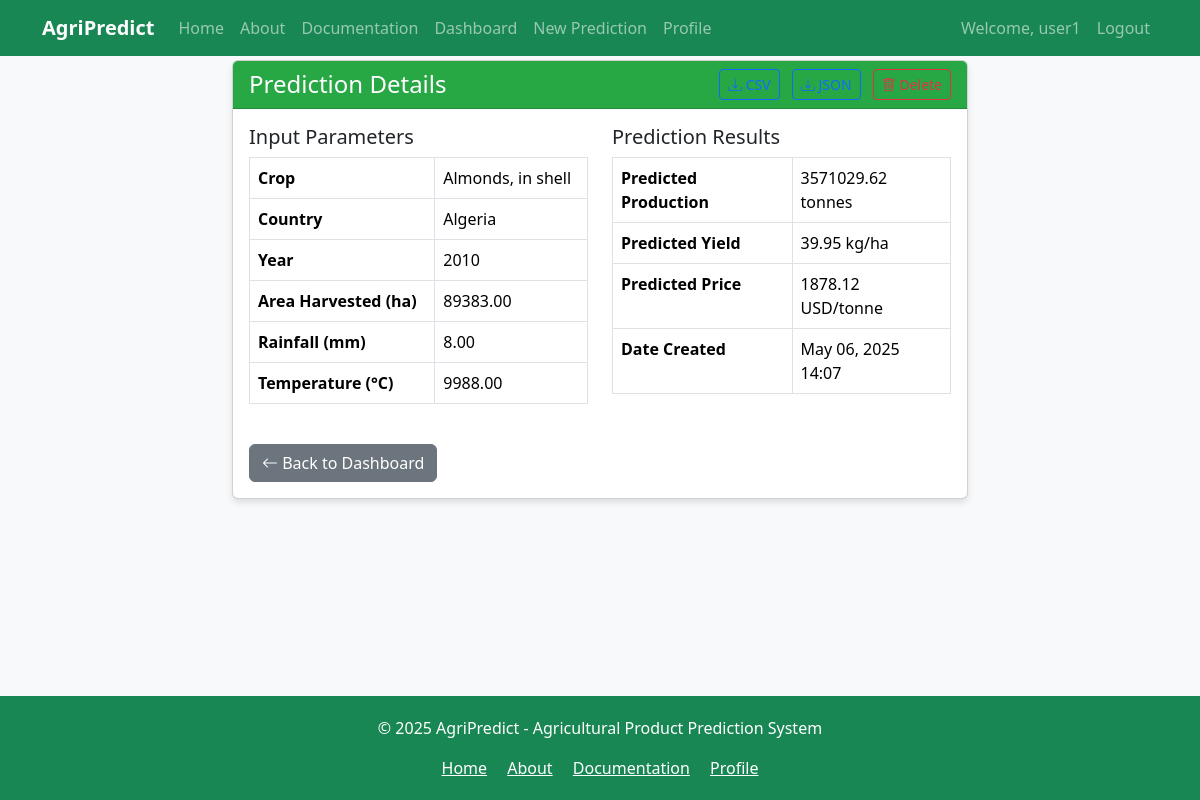
The app's page /predict/1/ (signed in) with its own data.
### core/models.py (models this page shows, shortened)
class AgriculturalData(models.Model):
    user = models.ForeignKey(User, on_delete=models.CASCADE)
    country = models.CharField(max_length=100)
    crop = models.CharField(max_length=100)
    year = models.IntegerField()
    area_harvested_ha = models.FloatField()
    production_tonnes = models.FloatField()  # Added missing field
    rainfall_mm = models.FloatField()
    temperature_c = models.FloatField()
    price_usd_per_tonne = models.FloatField()  # Added missing field
    policy_flag = models.CharField(max_length=50)
    transport_cost_usd = models.FloatField()
    demand_supply_gap = models.FloatField()
    productivity_index = models.FloatField(default=0)  # Added missing field
    predicted_production = models.FloatField(null=True, blank=True)
    predicted_yield = models.FloatField(null=True, blank=True)
    predicted_price = models.FloatField(null=True, blank=True)
    created_at = models.DateTimeField(auto_now_add=True)
    class Meta:
        verbose_name_plural = "Agricultural Data"
        ordering = ['-year', 'country']

### core/views.py (the view)
# urls.py: path('predict/<int:pk>/', views.prediction_detail, name='prediction_detail'),
@login_required
def prediction_detail(request, pk):
    prediction = get_object_or_404(AgriculturalData, pk=pk, user=request.user)
    return render(request, 'core/prediction_detail.html', {'prediction': prediction})

### core/templates/core/prediction_detail.html
{% extends 'core/base.html' %}
{% load django_bootstrap5 %}
{% block content %}
<div class="row justify-content-center">
    <div class="col-md-8">
        <div class="card">
            <div class="card-header d-flex justify-content-between align-items-center">
                <h4 class="mb-0">Prediction Details</h4>
                <div>
                    <a href="{% url 'export_prediction' pk=prediction.id format='csv' %}" class="btn btn-sm btn-outline-primary me-2">
                        <i class="bi bi-download"></i> CSV
                    </a>
                    <a href="{% url 'export_prediction' pk=prediction.id format='json' %}" class="btn btn-sm btn-outline-primary me-2">
                        <i class="bi bi-download"></i> JSON
                    </a>
                    <a href="{% url 'delete_prediction' pk=prediction.id %}" class="btn btn-sm btn-outline-danger">
                        <i class="bi bi-trash"></i> Delete
                    </a>
                </div>
            </div>
            <div class="card-body">
                <div class="row">
                    <div class="col-md-6">
                        <h5>Input Parameters</h5>
                        <table class="table table-bordered">
                            <tbody>
                                <tr>
                                    <th>Crop</th>
                                    <td>{{ prediction.crop }}</td>
                                </tr>
                                <tr>
                                    <th>Country</th>
                                    <td>{{ prediction.country }}</td>
                                </tr>
                                <tr>
                                    <th>Year</th>
                                    <td>{{ prediction.year }}</td>
                                </tr>
                                <tr>
                                    <th>Area Harvested (ha)</th>
                                    <td>{{ prediction.area_harvested_ha|floatformat:2 }}</td>
                                </tr>
                                <tr>
                                    <th>Rainfall (mm)</th>
                                    <td>{{ prediction.rainfall_mm|floatformat:2 }}</td>
                                </tr>
                                <tr>
                                    <th>Temperature (°C)</th>
                                    <td>{{ prediction.temperature_c|floatformat:2 }}</td>
                                </tr>
                            </tbody>
                        </table>
                    </div>
                    <div class="col-md-6">
                        <h5>Prediction Results</h5>
                        <table class="table table-bordered">
                            <tbody>
                                <tr>
                                    <th>Predicted Production</th>
                                    <td>{{ prediction.predicted_production|floatformat:2 }} tonnes</td>
                                </tr>
                                <tr>
                                    <th>Predicted Yield</th>
                                    <td>{{ prediction.predicted_yield|floatformat:2 }} kg/ha</td>
                                </tr>
                                <tr>
                                    <th>Predicted Price</th>
                                    <td>{{ prediction.predicted_price|floatformat:2 }} USD/tonne</td>
                                </tr>
                                <tr>
                                    <th>Date Created</th>
                                    <td>{{ prediction.created_at|date:"M d, Y H:i" }}</td>
                                </tr>
                            </tbody>
                        </table>
                    </div>
                </div>
                <div class="mt-4">
                    <a href="{% url 'dashboard' %}" class="btn btn-secondary">
                        <i class="bi bi-arrow-left"></i> Back to Dashboard
                    </a>
                </div>
            </div>
        </div>
    </div>
</div>
{% endblock %}

### core/templates/core/base.html (shortened to what this page needs)
<!DOCTYPE html>
<html lang="en">
<head>
    {% load django_bootstrap5 %}
    {% bootstrap_css %}
    <link rel="stylesheet" href="https://cdn.jsdelivr.net/npm/bootstrap-icons@1.10.0/font/bootstrap-icons.css">
</head>
<body>
    <nav class="navbar navbar-expand-lg navbar-dark bg-success fixed-top">
        <div class="container">
            <a class="navbar-brand" href="{% url 'home' %}">AgriPredict</a>
            <div class="collapse navbar-collapse" id="navbarNav">
                <ul class="navbar-nav me-auto">
                    <li class="nav-item">
                        <a class="nav-link" href="{% url 'home' %}">Home</a>
                    </li>
                    <li class="nav-item">
                        <a class="nav-link" href="{% url 'about' %}">About</a>
                    </li>
                    <li class="nav-item">
                        <a class="nav-link" href="{% url 'documentation' %}">Documentation</a>
                    </li>
                    {% if user.is_authenticated %}
                    <li class="nav-item">
                        <a class="nav-link" href="{% url 'dashboard' %}">Dashboard</a>
                    </li>
                    <li class="nav-item">
                        <a class="nav-link" href="{% url 'predict' %}">New Prediction</a>
                    </li>
                    <li class="nav-item">
                        <a class="nav-link" href="{% url 'profile' %}">Profile</a>
                    </li>
                    {% endif %}
                </ul>
                <ul class="navbar-nav">
                    {% if user.is_authenticated %}
                    <li class="nav-item">
                        <span class="nav-link">Welcome, {{ user.username }}</span>
                    </li>
                    <li class="nav-item">
                        <a class="nav-link" href="{% url 'logout' %}">Logout</a>
                    </li>
                    {% endif %}
                </ul>
            </div>
        </div>
    </nav>
    <div class="content-wrapper">
        <div class="container">
            {% block content %}{% endblock %}
        </div>
    </div>
    <footer class="footer bg-success">
        <div class="container text-center">
            <p>&copy; 2025 AgriPredict - Agricultural Product Prediction System</p>
            <div class="mt-2">
                <a href="{% url 'home' %}" class="text-white mx-2">Home</a>
                <a href="{% url 'about' %}" class="text-white mx-2">About</a>
                <a href="{% url 'documentation' %}" class="text-white mx-2">Documentation</a>
                {% if user.is_authenticated %}
                <a href="{% url 'profile' %}" class="text-white mx-2">Profile</a>
                {% endif %}
            </div>
        </div>
    </footer>
</body>
</html>

### core/templates/core/base.html (style rules this page uses)
html, body { height: 100%; }
body { display: flex; flex-direction: column; padding-top: 60px; background-color: #f8f9fa; }
.content-wrapper { flex: 1 0 auto; }
.navbar-brand { font-weight: bold; }
.card { margin-bottom: 20px; box-shadow: 0 4px 6px rgba(0, 0, 0, 0.1); }
.card-header { background-color: #28a745; color: white; font-weight: bold; }
.footer { color: white; padding: 20px 0; flex-shrink: 0; }

### records on screen
AgriculturalData: crop "Almonds, in shell", country "Algeria", year "2010", area_harvested_ha "89383.00", rainfall_mm "8.00", temperature_c "9988.00", predicted_production "3571029.62", predicted_yield "39.95", predicted_price "1878.12", created_at "May 06, 2025 14:07"

### other values on screen
{{ user.username }} "user1"
